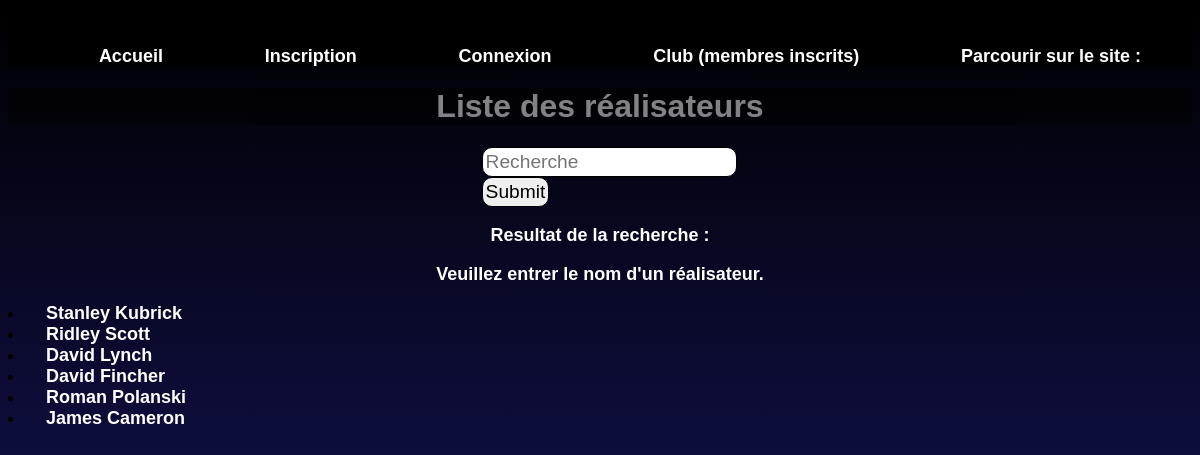
The page /HTMLPHP/liste_realisateurs.php on the database its author committed.
### tables this page shows
CREATE TABLE `directors` (
  `id_director` int(11) NOT NULL AUTO_INCREMENT,
  `name` varchar(30) NOT NULL,
  `gender` varchar(11) NOT NULL,
  `age` int(20) NOT NULL,
  `links` varchar(1000) NOT NULL,
  PRIMARY KEY (`id_director`)
);

### HTMLPHP/connexion.php (called while the page is built, shortened)
<?php
  $db_handle = mysqli_connect(DB_SERVER,DB_USER,DB_PASS);
  $db_name = 'cinefa';
  $db = mysqli_select_db($db_handle, $db_name);
?>

### HTMLPHP/liste_realisateurs.php (the view, shortened to what this page needs)
<!DOCTYPE html>
<html lang="fr" dir="ltr">
  <head>
    <link rel="stylesheet" href="../CSS/cinefa.css">
  </head>
  <body>
    <?php
      require_once 'connexion.php';
      include 'header.php';
    ?>
    <h1>Liste des réalisateurs</h1>
    <form name="form1" method="POST" action="#" required>
      <input type="text" name="recherche" placeholder="Recherche" required ><br>
      <input id="valid_button" type="submit" name="submit1" placeholder="Inscription" required>
    </form>
    <p class="message_reussi">Resultat de la recherche :</p>
    <?php
    if (isset($_POST['submit1']))
    {
      $recherche = $_POST['recherche'];
      $request_search = 'SELECT name, id_director FROM directors where name like "%' . $recherche . '%"';
      $result_query2 = mysqli_query($db_handle, $request_search);
      $found = false;
          while ($db_field = mysqli_fetch_assoc($result_query2))
             {
              $found = true;
              echo ' <ul class = "message_reussi"> <li><a href="fiche_realisateur.php?id='. $db_field['id_director'] . '">' . $db_field['name'] .'</a></li></ul>';
             }
            if ($found == false) {
              echo '<p class="message_reussi"><script>alert("Aucun film trouvé")</script></p>';
            }
      }
      else {
        echo "<p class='message_reussi'> Veuillez entrer le nom d'un réalisateur. </p>";
      }
      if ($db)
        {
          $request = "SELECT * FROM directors";
          $result_query = mysqli_query($db_handle, $request);
            while ($db_field = mysqli_fetch_assoc($result_query))
            {
              $id = $db_field['id_director'];
              echo ' <li><a href="fiche_realisateur.php?id='. $id . '">' . $db_field['name'] .'</a></li>';
            }
        }
    ?>
  </body>
</html>

### CSS/cinefa.css (style rules this page uses)
body { min-height: 100vh; background: linear-gradient(black,MidnightBlue); font-family : helvetica; }
input { margin-left: 40%; padding-top: 20%; font-size: 120%; border : 1px solid black; border-radius: 10px; padding: 3px; font-family: helvetica; }
.message_reussi { list-style: none; text-decoration: none; font-size: 18px; font-family: helvetica; font-weight: bold; color: #ffffff; text-align: center; }

### CSS/css-header.css (style rules this page uses)
h1 { display: flex; justify-content: center; color: white; background-color: black; opacity: 0.5; }
li a { position: relative; padding: 16px; text-decoration: none; font-size: 18px; font-weight: bold; color: #ffffff; }

### rows shown on the page
directors: name "Stanley Kubrick"
directors: name "Ridley Scott"
directors: name "David Lynch"
directors: name "David Fincher"
directors: name "Roman Polanski"
directors: name "James Cameron"
